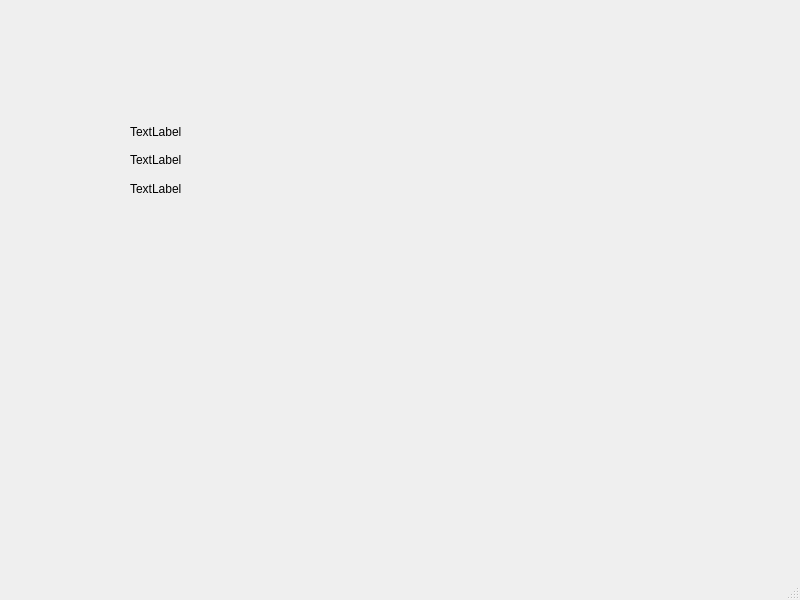
<?xml version="1.0" encoding="UTF-8"?>
<ui version="4.0">
 <class>MainWindow</class>
 <widget class="QMainWindow" name="MainWindow">
  <property name="geometry">
   <rect>
    <x>0</x>
    <y>0</y>
    <width>800</width>
    <height>600</height>
   </rect>
  </property>
  <property name="windowTitle">
   <string>MainWindow</string>
  </property>
  <widget class="QWidget" name="centralwidget">
   <widget class="QWidget" name="verticalLayoutWidget">
    <property name="geometry">
     <rect>
      <x>130</x>
      <y>120</y>
      <width>160</width>
      <height>80</height>
     </rect>
    </property>
    <layout class="QVBoxLayout" name="verticalLayout">
     <item>
      <widget class="QLabel" name="label">
       <property name="text">
        <string>TextLabel</string>
       </property>
      </widget>
     </item>
     <item>
      <widget class="QLabel" name="label_2">
       <property name="text">
        <string>TextLabel</string>
       </property>
      </widget>
     </item>
     <item>
      <widget class="QLabel" name="label_3">
       <property name="text">
        <string>TextLabel</string>
       </property>
      </widget>
     </item>
    </layout>
   </widget>
  </widget>
  <widget class="QMenuBar" name="menubar">
   <property name="geometry">
    <rect>
     <x>0</x>
     <y>0</y>
     <width>800</width>
     <height>26</height>
    </rect>
   </property>
  </widget>
  <widget class="QStatusBar" name="statusbar"/>
 </widget>
 <resources/>
 <connections/>
</ui>
